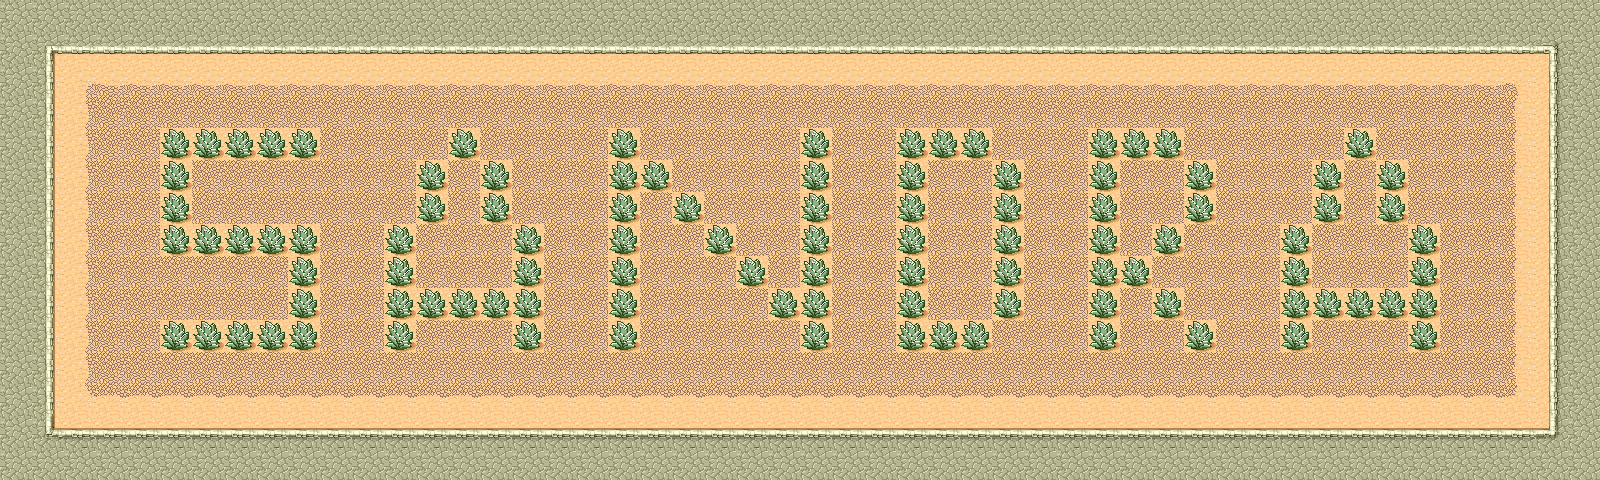

Rendered tile map (Tiled .tmx) drawn with the repository's tilesets; below, a short description and the map source with its tile grids summarised:
An orthogonal 50x15 tile map with 32x32 px tiles, 1 tile layer (Tile Layer 1).

<map version="1.0" orientation="orthogonal" renderorder="right-down" width="50" height="15" tilewidth="32" tileheight="32" nextobjectid="1">
 <tileset firstgid="1" name="tmw_desert_spacing" tilewidth="32" tileheight="32" spacing="1" margin="1" tilecount="48" columns="8">
  <image source="tmw_desert_spacing.png" width="265" height="199" />
  <terraintypes>
   <terrain name="Desert" tile="29" />
   <terrain name="Bricks" tile="9" />
   <terrain name="Stone" tile="33" />
   <terrain name="Ground" tile="14" />
  </terraintypes>
  <tile id="0" terrain="0,0,0,1" />
  <tile id="1" terrain="0,0,1,1" />
  <tile id="2" terrain="0,0,1,0" />
  <tile id="3" terrain="3,3,3,0" />
  <tile id="4" terrain="3,3,0,3" />
  <tile id="5" terrain="0,0,0,3" />
  <tile id="6" terrain="0,0,3,3" />
  <tile id="7" terrain="0,0,3,0" />
  <tile id="8" terrain="0,1,0,1" />
  <tile id="9" terrain="1,1,1,1" />
  <tile id="10" terrain="1,0,1,0" />
  <tile id="11" terrain="3,0,3,3" />
  <tile id="12" terrain="0,3,3,3" />
  <tile id="13" terrain="0,3,0,3" />
  <tile id="14" terrain="3,3,3,3" />
  <tile id="15" terrain="3,0,3,0" />
  <tile id="16" terrain="0,1,0,0" />
  <tile id="17" terrain="1,1,0,0" />
  <tile id="18" terrain="1,0,0,0" />
  <tile id="19" terrain="1,1,1,0" />
  <tile id="20" terrain="1,1,0,1" />
  <tile id="21" terrain="0,3,0,0" />
  <tile id="22" terrain="3,3,0,0" />
  <tile id="23" terrain="3,0,0,0" />
  <tile id="24" terrain="0,0,0,2" />
  <tile id="25" terrain="0,0,2,2" />
  <tile id="26" terrain="0,0,2,0" />
  <tile id="27" terrain="1,0,1,1" />
  <tile id="28" terrain="0,1,1,1" />
  <tile id="29" terrain="0,0,0,0" />
  <tile id="32" terrain="0,2,0,2" />
  <tile id="33" terrain="2,2,2,2" />
  <tile id="34" terrain="2,0,2,0" />
  <tile id="35" terrain="2,2,2,0" />
  <tile id="36" terrain="2,2,0,2" />
  <tile id="40" terrain="0,2,0,0" />
  <tile id="41" terrain="2,2,0,0" />
  <tile id="42" terrain="2,0,0,0" />
  <tile id="43" terrain="2,0,2,2" />
  <tile id="44" terrain="0,2,2,2" />
 </tileset>
 <layer name="Tile Layer 1" width="50" height="15">
  <data>[750 cells, 750 non-empty, 19 distinct tile ids]</data>
 </layer>
</map>
